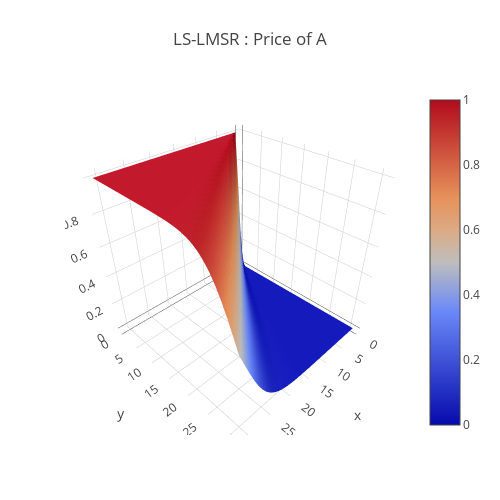

The code cell stored with this chart in its notebook:
### Code cell
a = 0.05
data = [
    go.Surface(
        z=price_function(x,y,a)
    )
]
layout = go.Layout(
    title='LS-LMSR : Price of A',
    autosize=False,
    width=500,
    height=500,
    margin=dict(
        l=65,
        r=50,
        b=65,
        t=90
    )
)
fig = go.Figure(data=data, layout=layout)
URL = plotly.offline.iplot(fig, filename='Costfunction-3d-surface.html')

### Figure 1 — Plotly figure (JSON) as saved in the notebook; plotly's stock layout.template omitted (floating-point values rounded to 4 significant figures; data arrays with more than 128 entries replaced by an {"elided": "..."} marker saying what was removed)
{"data": [{"type": "surface", "uid": "a520f5ec-50ff-4be8-98ad-3232354fb09b", "z": {"elided": "32x32 float values"}}], "layout": {"autosize": false, "height": 500, "margin": {"b": 65, "l": 65, "r": 50, "t": 90}, "title": {"text": "LS-LMSR : Price of A"}, "width": 500}}
